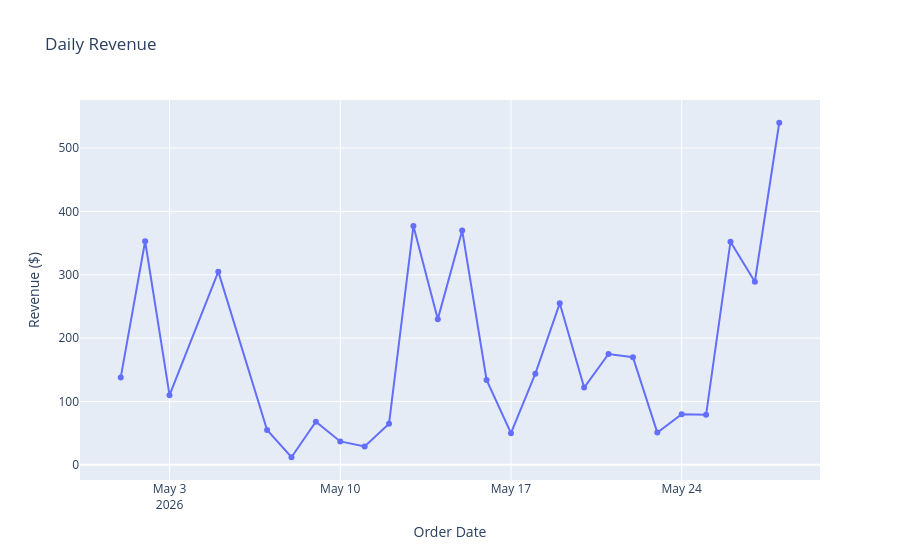

Notebook cell for this chart:
### Markdown cell above
## Create one visualization for 'daily revenue' and 'revenue by product'.

### Code cell
import pandas as pd
import plotly.express as px

# Query Gold aggregated data
gold_df = pd.read_sql_query(
    "SELECT order_date, SUM(revenue) AS revenue FROM gold_daily_product_revenue GROUP BY order_date ORDER BY order_date",
    conn,
)

# Build line chart
fig = px.line(gold_df, x="order_date", y="revenue", markers=True, title="Daily Revenue")
fig.update_layout(xaxis_title="Order Date", yaxis_title="Revenue ($)", hovermode="x unified")
fig.show()

### Figure 1 — Plotly figure (JSON) as saved in the notebook; plotly's stock layout.template omitted (floating-point values rounded to 4 significant figures)
{"data": [{"hovertemplate": "order_date=%{x}<br>revenue=%{y}<extra></extra>", "legendgroup": "", "line": {"color": "#636efa", "dash": "solid"}, "marker": {"symbol": "circle"}, "mode": "lines+markers", "name": "", "orientation": "v", "showlegend": false, "type": "scatter", "x": ["2026-05-01", "2026-05-02", "2026-05-03", "2026-05-05", "2026-05-07", "2026-05-08", "2026-05-09", "2026-05-10", "2026-05-11", "2026-05-12", "2026-05-13", "2026-05-14", "2026-05-15", "2026-05-16", "2026-05-17", "2026-05-18", "2026-05-19", "2026-05-20", "2026-05-21", "2026-05-22", "2026-05-23", "2026-05-24", "2026-05-25", "2026-05-26", "2026-05-27", "2026-05-28"], "xaxis": "x", "y": [138, 353, 110, 305, 55, 12, 68, 37, 29, 65, 377, 230, 370, 134, 50, 144, 255, 122, 175, 170, 51, 80, 79, 352, 289, 540], "yaxis": "y"}], "layout": {"hovermode": "x unified", "legend": {"tracegroupgap": 0}, "title": {"text": "Daily Revenue"}, "xaxis": {"anchor": "y", "domain": [0, 1], "title": {"text": "Order Date"}}, "yaxis": {"anchor": "x", "domain": [0, 1], "title": {"text": "Revenue ($)"}}}}
